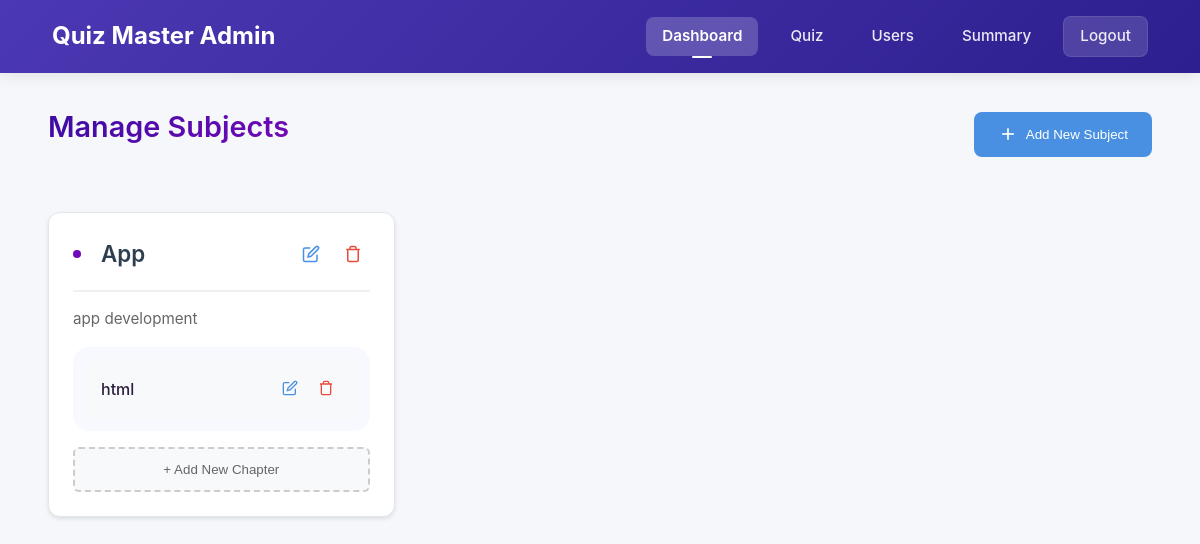
The app's page /admin/dashboard (signed in), older data.
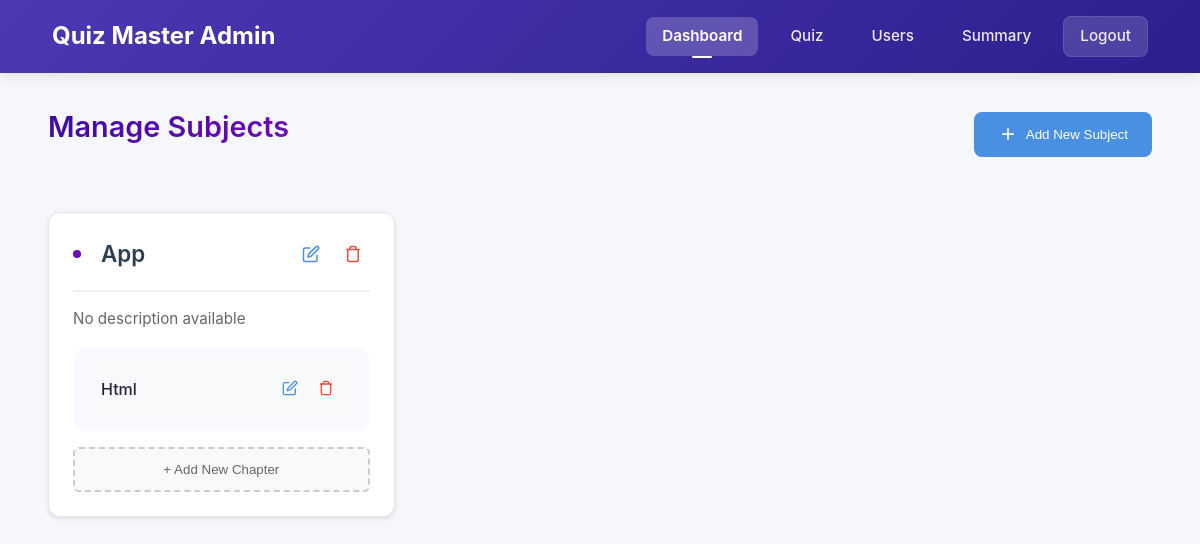
The same page, newer data.
### app.py (models this page shows)
class Subject(db.Model):
    id = db.Column(db.Integer, primary_key=True)
    name = db.Column(db.String(100), nullable=False)
    description = db.Column(db.Text, nullable=True)
    created_at = db.Column(db.DateTime, default=datetime.utcnow)
    chapters = db.relationship('Chapter', backref='subject', lazy=True, cascade="all, delete-orphan")

class Chapter(db.Model):
    id = db.Column(db.Integer, primary_key=True)
    name = db.Column(db.String(100), nullable=False)
    description = db.Column(db.Text, nullable=True)
    subject_id = db.Column(db.Integer, db.ForeignKey('subject.id'), nullable=False)
    created_at = db.Column(db.DateTime, default=datetime.utcnow)

### app.py (the view)
@app.route('/admin/dashboard')
@admin_required
def admin_dashboard():
    subjects = Subject.query.order_by(Subject.created_at.desc()).all()
    return render_template('admin/admin_dashboard.html', active_page='home', subjects=subjects)

### app.py (called while the page is built)
def get_current_user():
    if 'user_id' in session:
        return User.query.get(session['user_id'])
    return None

@app.context_processor
def utility_processor():
    return dict(current_user=get_current_user())

def admin_required(f):
    @wraps(f)
    def decorated_function(*args, **kwargs):
        if 'user_id' not in session:
            flash('Please login first.', 'error')
            return redirect(url_for('login'))
        user = User.query.get(session['user_id'])
        if not user or not user.is_admin:
            flash('Admin access required.', 'error')
            return redirect(url_for('dashboard'))
        return f(*args, **kwargs)
    return decorated_function

### templates/admin/admin_dashboard.html (shortened to what the changed rows need)
<!DOCTYPE html>
<html lang="en">
<head>
    <link href="/static/navbar.css" rel="stylesheet">
    <link href="/static/dashboard.css" rel="stylesheet">
</head>
<body>
    <main>
        <div class="dashboard-header">
            <h1 class="dashboard-title">Manage Subjects</h1>
        </div>
        <div class="subjects-grid">
            {% for subject in subjects %}
            <div class="subject-card">
                <div class="subject-header">
                    <h3 class="subject-title">{{ subject.name }}</h3>
                    <div class="subject-actions">
                        <button class="action-btn edit-btn" onclick="openEditSubjectModal({{ subject.id }}, '{{ subject.name }}', '{{ subject.description }}')">
                            <svg width="18" height="18" viewBox="0 0 24 24" fill="none" stroke="currentColor" stroke-width="2">
                                <path d="M11 4H4a2 2 0 0 0-2 2v14a2 2 0 0 0 2 2h14a2 2 0 0 0 2-2v-7"></path>
                                <path d="M18.5 2.5a2.121 2.121 0 0 1 3 3L12 15l-4 1 1-4 9.5-9.5z"></path>
                            </svg>
                        </button>
                        <form action="{{ url_for('delete_subject', subject_id=subject.id) }}" method="POST" style="display: inline;">
                            <button type="submit" class="action-btn delete-btn" onclick="return confirm('Are you sure you want to delete this subject?')">
                                <svg width="18" height="18" viewBox="0 0 24 24" fill="none" stroke="currentColor" stroke-width="2">
                                    <path d="M3 6h18"></path>
                                    <path d="M19 6v14a2 2 0 0 1-2 2H7a2 2 0 0 1-2-2V6m3 0V4a2 2 0 0 1 2-2h4a2 2 0 0 1 2 2v2"></path>
                                </svg>
                            </button>
                        </form>
                    </div>
                </div>
                <p class="subject-description">{{ subject.description or 'No description available' }}</p>
                <div class="chapters-list">
                    {% for chapter in subject.chapters %}
                    <div class="chapter-item">
                        <span>{{ chapter.name }}</span>
                        <div class="chapter-actions">
                            <button class="action-btn edit-btn" onclick="openEditChapterModal({{ chapter.id }}, '{{ chapter.name }}', '{{ chapter.description }}')">
                                <svg width="16" height="16" viewBox="0 0 24 24" fill="none" stroke="currentColor" stroke-width="2">
                                    <path d="M11 4H4a2 2 0 0 0-2 2v14a2 2 0 0 0 2 2h14a2 2 0 0 0 2-2v-7"></path>
                                    <path d="M18.5 2.5a2.121 2.121 0 0 1 3 3L12 15l-4 1 1-4 9.5-9.5z"></path>
                                </svg>
                            </button>
                            <form action="{{ url_for('delete_chapter', chapter_id=chapter.id) }}" method="POST" style="display: inline;">
                                <button type="submit" class="action-btn delete-btn" onclick="return confirm('Are you sure you want to delete this chapter?')">
                                    <svg width="16" height="16" viewBox="0 0 24 24" fill="none" stroke="currentColor" stroke-width="2">
                                        <path d="M3 6h18"></path>
                                        <path d="M19 6v14a2 2 0 0 1-2 2H7a2 2 0 0 1-2-2V6m3 0V4a2 2 0 0 1 2-2h4a2 2 0 0 1 2 2v2"></path>
                                    </svg>
                                </button>
                            </form>
                        </div>
                    </div>
                    {% endfor %}
                </div>
                <button class="add-chapter-btn" onclick="openChapterModal({{ subject.id }})">
                    + Add New Chapter
                </button>
            </div>
            {% else %}
            <div class="empty-state">
                <h3>No subjects available</h3>
                <p>Click the "Add New Subject" button to get started</p>
            </div>
            {% endfor %}
        </div>
    </main>
</body>
</html>

Row changes from the older to the newer data that the page shows:
changed Subject "App": description "app development" → "No description available"
changed Chapter: name "html" → "Html"
